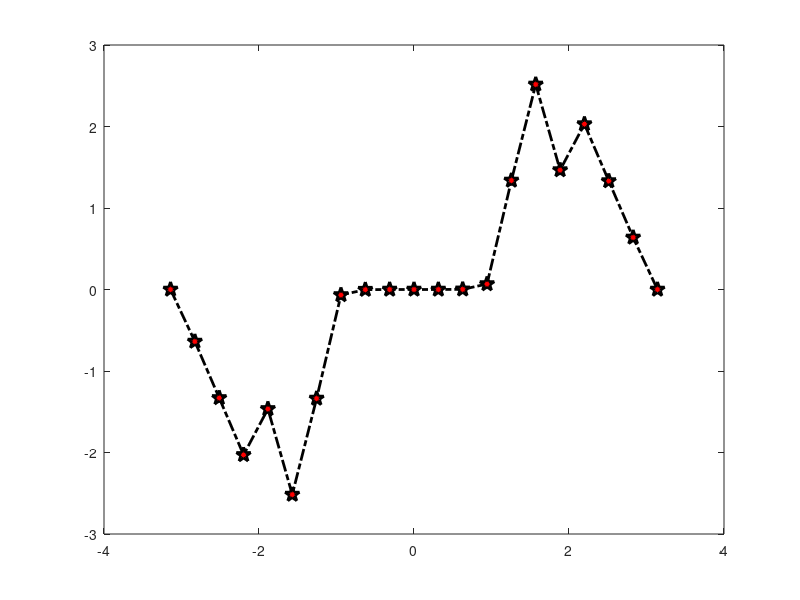

Write MATLAB code to recreate this figure.
x = -pi:pi/10:pi;
 y = tan(sin(x)) - sin(tan(x));
 plot(x,y,'-.kp','LineWidth',2, 'MarkerEdgeColor','k',...
 'MarkerFaceColor','r', 'MarkerSize',11);
exit

